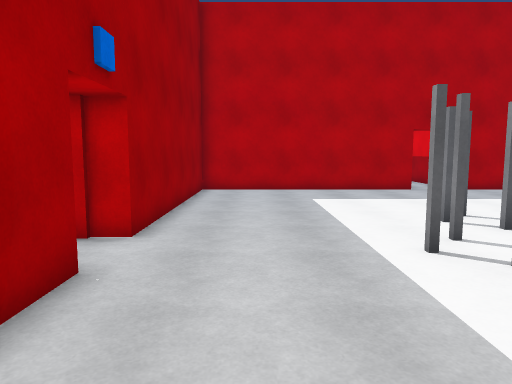
[1] (above)

23 first-person views from a walk through a scene from a Unity 3-D project. The camera is 1.5 m above the floor, tilts 6° down and sees 70° across. Doors are open. The floor is counted in squares, 1 m on a side. Each view is taken from the middle of a square. On the plan, view 1 faces up. The plan holds only what a view shows up to about 16 squares ahead; the rest is blank. The place goes on beyond the plan.

[2]
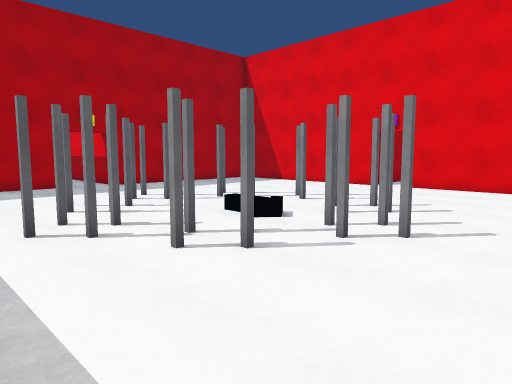

[3]
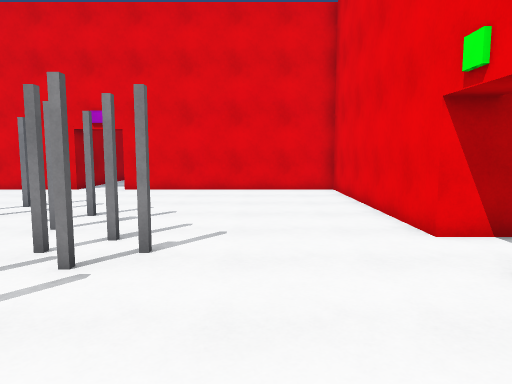

[4]
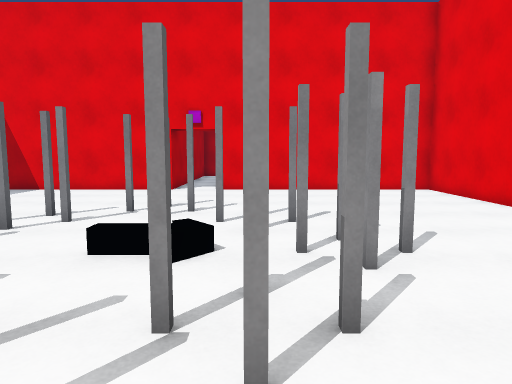

[5]
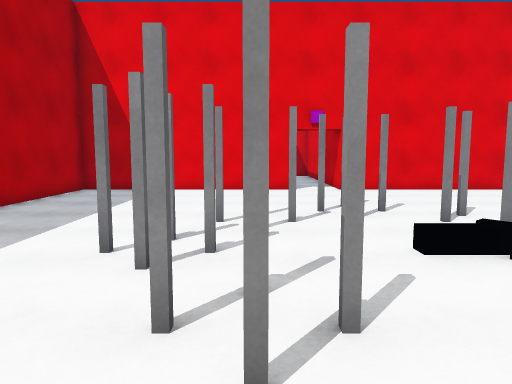

[6]
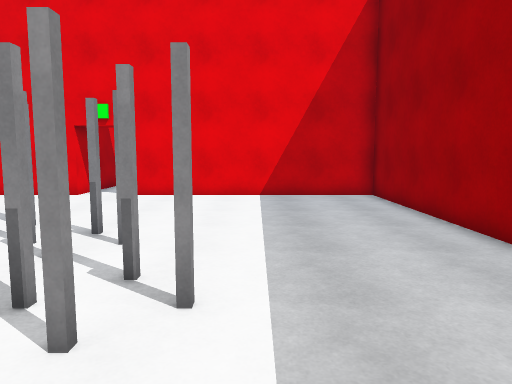

[7]
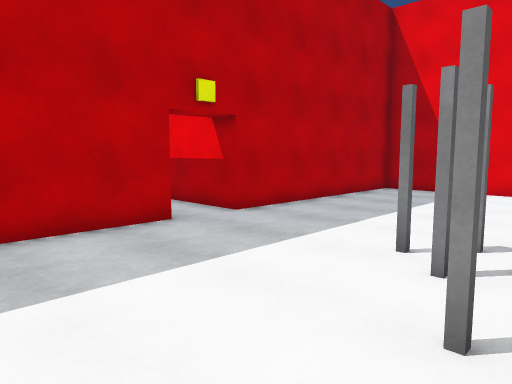

[8]
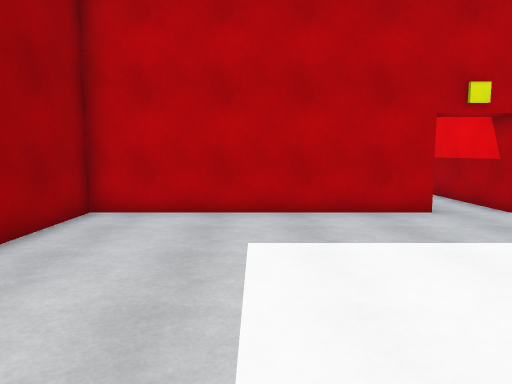

[9]
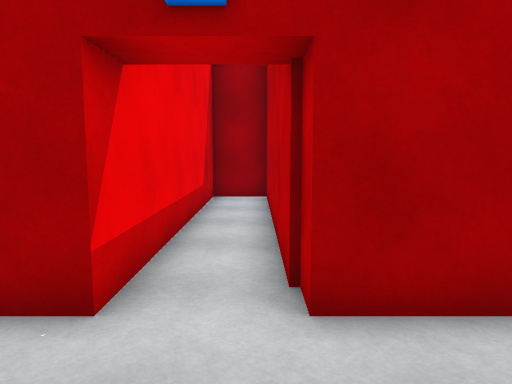

[10]
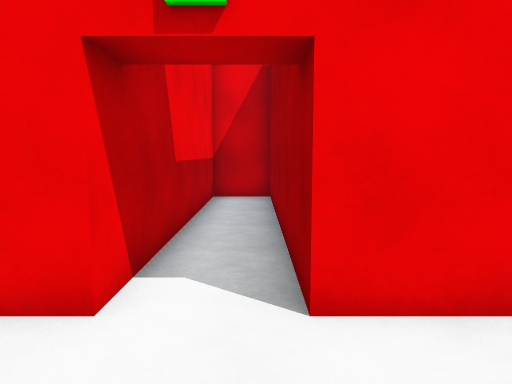

[11]
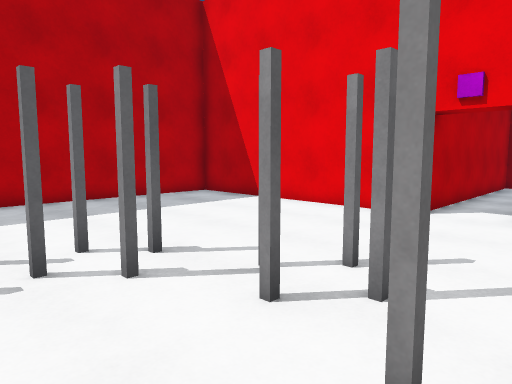

[12]
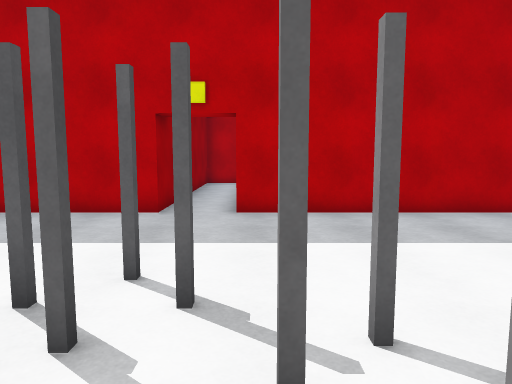

[13]
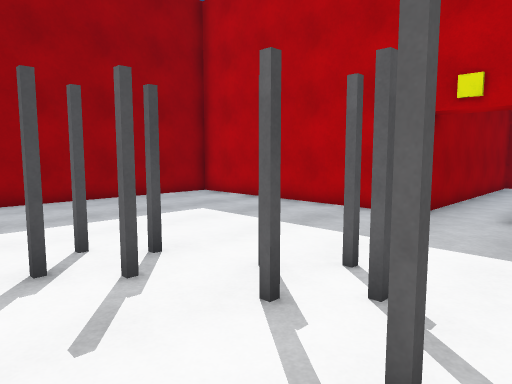

[14]
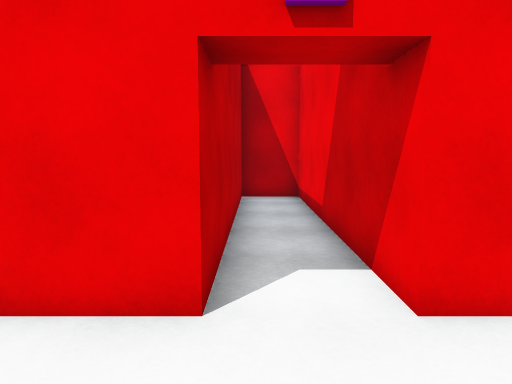

[15]
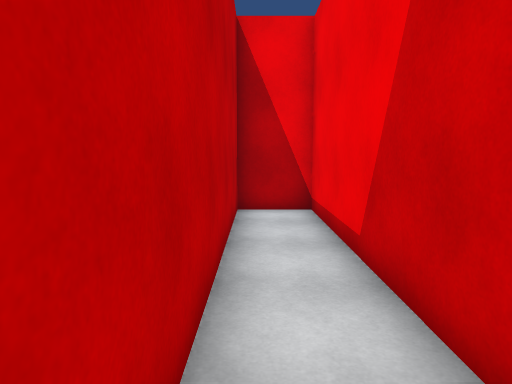

[16]
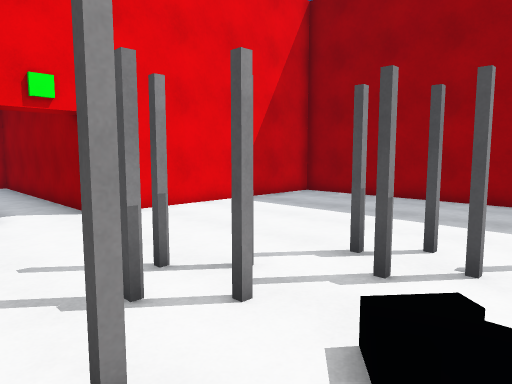

[17]
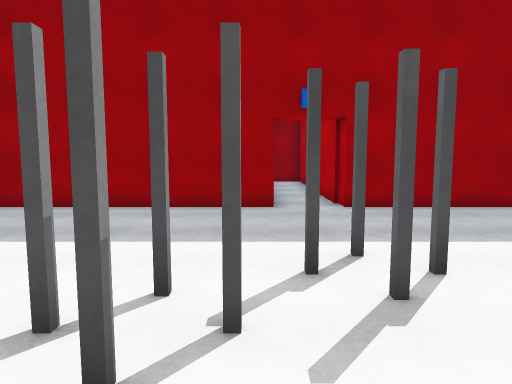

[18]
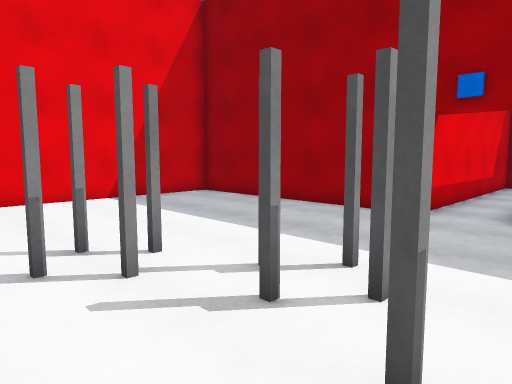

[19]
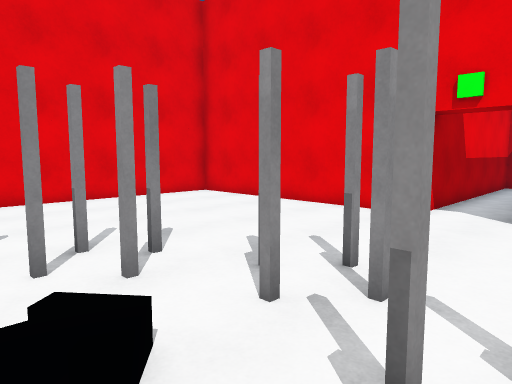

[20]
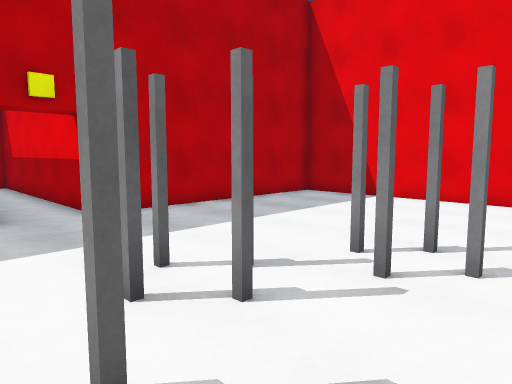

[21]
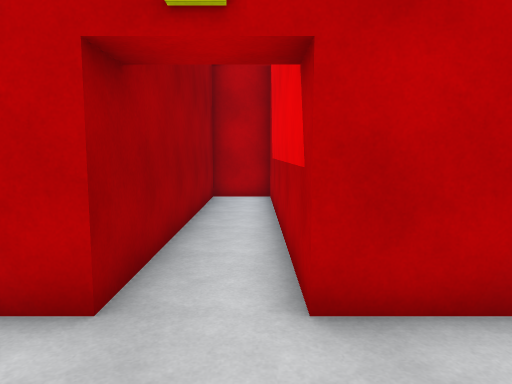

[22]
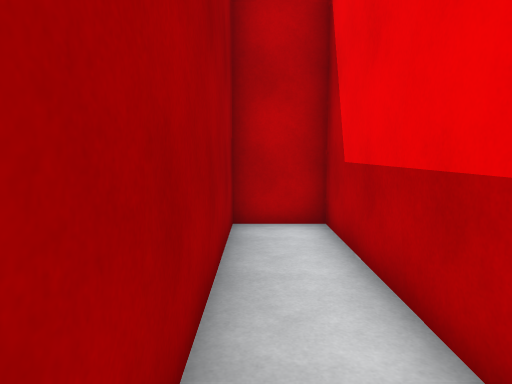

[23]
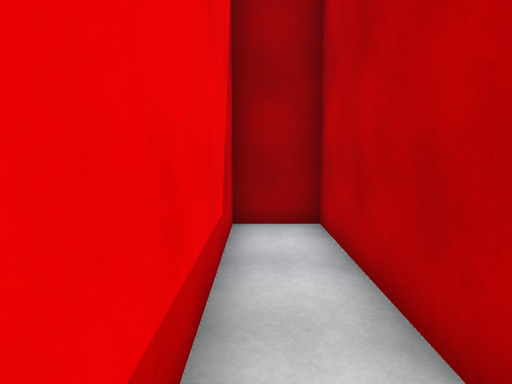

### Floor plan
Key: @ floor where view 1 was taken; # wall or solid block; . floor; D open door; O other object.
Columns run from 12 left of view 1 to 27 right of it. Each row starts with its distance up from view 1.
 25                   ####
 24                   #..#
 23                   #..#
 22                   #..#
 21                   #..#
 20                   #DD#
 19                   #DD#
 18                   #..#
 17                   #..#
 16                   #DD#
 15           #########..#########
 14           #..................#
 13           #..................#
 12           #..................#
 11           #..................#
 10           #.........O........#
  9           #......O.OO.O......#
  8           #.....O.O..O.O.....#
  7 ###########......O....O......###########
  6 #....DD..D......O.......O.....D..DD....#
  5 #....DD..D.....OO......OO.....D..DD....#
  4 ###########......O....O......###########
  3           #.....O.O..O.O.....#
  2           #......O..O.O......#
  1           #........OO........#
  0           #.@................#
 -1           #..................#
 -2           #..................#
 -3           #..................#
 -4           #########..#########
 -5                   #DD#
 -6                   #..#
 -7                   #..#
 -8                   #DD#
 -9                   #DD#
-10                   #..#
-11                   #..#
-12                   #..#
-13                   #..#
-14                   ####

Where each view was taken, in squares from view 1:
view 1: 0 up, 0 right, facing up
view 2: 2 down, 1 right, facing up-right
view 3: 1 down, 2 right, facing right
view 4: 3 up, 2 right, facing right
view 5: 8 up, 2 right, facing right
view 6: 9 up, 2 right, facing down
view 7: 8 up, 2 right, facing up-right
view 8: 6 up, 2 right, facing up
view 9: 6 up, 1 right, facing left
view 10: 1 down, 7 right, facing down
view 11: 3 up, 8 right, facing up-right
view 12: 6 up, 9 right, facing up
view 13: 6 up, 10 right, facing up-left
view 14: 6 up, 14 right, facing right
view 15: 6 up, 17 right, facing right
view 16: 5 up, 10 right, facing down-left
view 17: 4 up, 8 right, facing left
view 18: 8 up, 7 right, facing down-left
view 19: 5 up, 5 right, facing down-right
view 20: 6 up, 5 right, facing up-right
view 21: 12 up, 8 right, facing up
view 22: 17 up, 7 right, facing up
view 23: 5 up, 4 left, facing left
